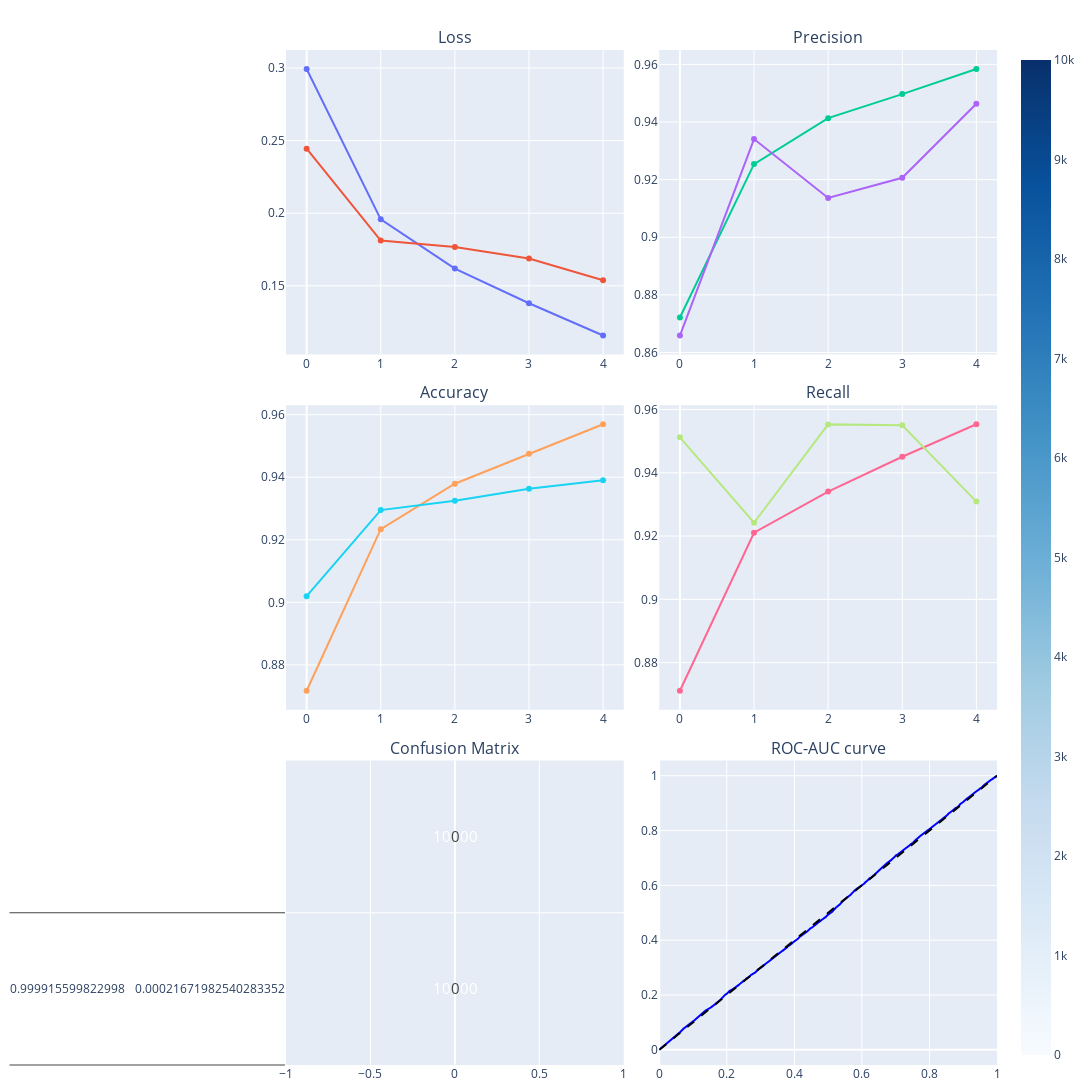

Notebook cell for this chart:
### Code cell
print(f"Test loss: {test_loss:.4f}")
print(f"Test accuracy: {test_acc:.4f}")
print(f"Test precision: {test_prec:.4f}")
print(f"Test recall: {test_recall:.4f}")
print()
print('Classification report:')
print(report)   # Test I think

# Plots
fig = make_subplots(
    rows=3, cols=2, 
    subplot_titles=("Loss", "Precision", 
                    "Accuracy", 'Recall',
                    'Confusion Matrix', 'ROC-AUC curve'), 
    # column_widths=[0.4, 0.3, 0.3],  # Adjust column widths to balance space
    horizontal_spacing=0.05, 
    vertical_spacing=0.05  
)

fig.add_trace(fig_metrics['data'][0], row=1, col=1)
fig.add_trace(fig_metrics['data'][1], row=1, col=1)
fig.add_trace(fig_metrics['data'][2], row=1, col=2)
fig.add_trace(fig_metrics['data'][3], row=1, col=2)
fig.add_trace(fig_metrics['data'][4], row=2, col=1)
fig.add_trace(fig_metrics['data'][5], row=2, col=1)
fig.add_trace(fig_metrics['data'][6], row=2, col=2)
fig.add_trace(fig_metrics['data'][7], row=2, col=2)
fig.add_trace(fig_confMatrix['data'][0], row=3, col=1)
fig.add_trace(fig_rocauc['data'][0], row=3, col=2)
fig.add_trace(fig_rocauc['data'][1], row=3, col=2)

fig.update_layout(
    height=400*3, 
    width=1400, 
    # title_text="CNN Model Evaluation: Metrics, Confusion Matrix, and ROC AUC",
    showlegend=False, 
    margin=dict(l=10, r=10, t=50, b=10),  
)

fig.show()

### Figure 1 — Plotly figure (JSON) as saved in the notebook; plotly's stock layout.template omitted (floating-point values rounded to 4 significant figures; data arrays with more than 128 entries replaced by an {"elided": "..."} marker saying what was removed)
{"data": [{"mode": "lines+markers", "name": "Training Loss", "type": "scatter", "x": [0, 1, 2, 3, 4], "xaxis": "x", "y": [0.2993, 0.1958, 0.1619, 0.138, 0.1157], "yaxis": "y"}, {"mode": "lines+markers", "name": "Validation Loss", "type": "scatter", "x": [0, 1, 2, 3, 4], "xaxis": "x", "y": [0.2445, 0.1812, 0.1768, 0.1688, 0.1538], "yaxis": "y"}, {"mode": "lines+markers", "name": "Training precision", "type": "scatter", "x": [0, 1, 2, 3, 4], "xaxis": "x2", "y": [0.8722, 0.9254, 0.9413, 0.9497, 0.9584], "yaxis": "y2"}, {"mode": "lines+markers", "name": "Validation precision", "type": "scatter", "x": [0, 1, 2, 3, 4], "xaxis": "x2", "y": [0.8659, 0.9341, 0.9136, 0.9207, 0.9463], "yaxis": "y2"}, {"mode": "lines+markers", "name": "Training accuracy", "type": "scatter", "x": [0, 1, 2, 3, 4], "xaxis": "x3", "y": [0.8717, 0.9234, 0.9379, 0.9475, 0.957], "yaxis": "y3"}, {"mode": "lines+markers", "name": "Validation accuracy", "type": "scatter", "x": [0, 1, 2, 3, 4], "xaxis": "x3", "y": [0.902, 0.9295, 0.9325, 0.9363, 0.9391], "yaxis": "y3"}, {"mode": "lines+markers", "name": "Training recall", "type": "scatter", "x": [0, 1, 2, 3, 4], "xaxis": "x4", "y": [0.8711, 0.9211, 0.9341, 0.9451, 0.9553], "yaxis": "y4"}, {"mode": "lines+markers", "name": "Validation recall", "type": "scatter", "x": [0, 1, 2, 3, 4], "xaxis": "x4", "y": [0.9512, 0.9242, 0.9553, 0.955, 0.9309], "yaxis": "y4"}, {"colorscale": [[0, "rgb(247,251,255)"], [0.125, "rgb(222,235,247)"], [0.25, "rgb(198,219,239)"], [0.375, "rgb(158,202,225)"], [0.5, "rgb(107,174,214)"], [0.625, "rgb(66,146,198)"], [0.75, "rgb(33,113,181)"], [0.875, "rgb(8,81,156)"], [1, "rgb(8,48,107)"]], "hoverongaps": false, "showscale": true, "text": [[10000, 0], [10000, 0]], "textfont": {"size": 15}, "texttemplate": "%{text}", "type": "heatmap", "x": {"elided": "20000 int values"}, "xaxis": "x5", "y": {"elided": "20000x1 float values"}, "yaxis": "y5", "z": [[10000, 0], [10000, 0]]}, {"line": {"color": "blue", "width": 2}, "mode": "lines", "name": "ROC curve (AUC = 0.50)", "type": "scatter", "x": {"elided": "9702 float values"}, "xaxis": "x6", "y": {"elided": "9702 float values"}, "yaxis": "y6"}, {"hoverinfo": "skip", "line": {"color": "black", "dash": "dash"}, "mode": "lines", "showlegend": false, "type": "scatter", "x": [0, 1], "xaxis": "x6", "y": [0, 1], "yaxis": "y6"}], "layout": {"annotations": [{"font": {"size": 16}, "showarrow": false, "text": "Loss", "x": 0.2375, "xanchor": "center", "xref": "paper", "y": 1, "yanchor": "bottom", "yref": "paper"}, {"font": {"size": 16}, "showarrow": false, "text": "Precision", "x": 0.7625, "xanchor": "center", "xref": "paper", "y": 1, "yanchor": "bottom", "yref": "paper"}, {"font": {"size": 16}, "showarrow": false, "text": "Accuracy", "x": 0.2375, "xanchor": "center", "xref": "paper", "y": 0.65, "yanchor": "bottom", "yref": "paper"}, {"font": {"size": 16}, "showarrow": false, "text": "Recall", "x": 0.7625, "xanchor": "center", "xref": "paper", "y": 0.65, "yanchor": "bottom", "yref": "paper"}, {"font": {"size": 16}, "showarrow": false, "text": "Confusion Matrix", "x": 0.2375, "xanchor": "center", "xref": "paper", "y": 0.3, "yanchor": "bottom", "yref": "paper"}, {"font": {"size": 16}, "showarrow": false, "text": "ROC-AUC curve", "x": 0.7625, "xanchor": "center", "xref": "paper", "y": 0.3, "yanchor": "bottom", "yref": "paper"}], "height": 1200, "margin": {"b": 10, "l": 10, "r": 10, "t": 50}, "showlegend": false, "width": 1400, "xaxis": {"anchor": "y", "domain": [0, 0.475]}, "xaxis2": {"anchor": "y2", "domain": [0.525, 1]}, "xaxis3": {"anchor": "y3", "domain": [0, 0.475]}, "xaxis4": {"anchor": "y4", "domain": [0.525, 1]}, "xaxis5": {"anchor": "y5", "domain": [0, 0.475]}, "xaxis6": {"anchor": "y6", "domain": [0.525, 1]}, "yaxis": {"anchor": "x", "domain": [0.7, 1]}, "yaxis2": {"anchor": "x2", "domain": [0.7, 1]}, "yaxis3": {"anchor": "x3", "domain": [0.35, 0.65]}, "yaxis4": {"anchor": "x4", "domain": [0.35, 0.65]}, "yaxis5": {"anchor": "x5", "domain": [0, 0.3]}, "yaxis6": {"anchor": "x6", "domain": [0, 0.3]}}}
